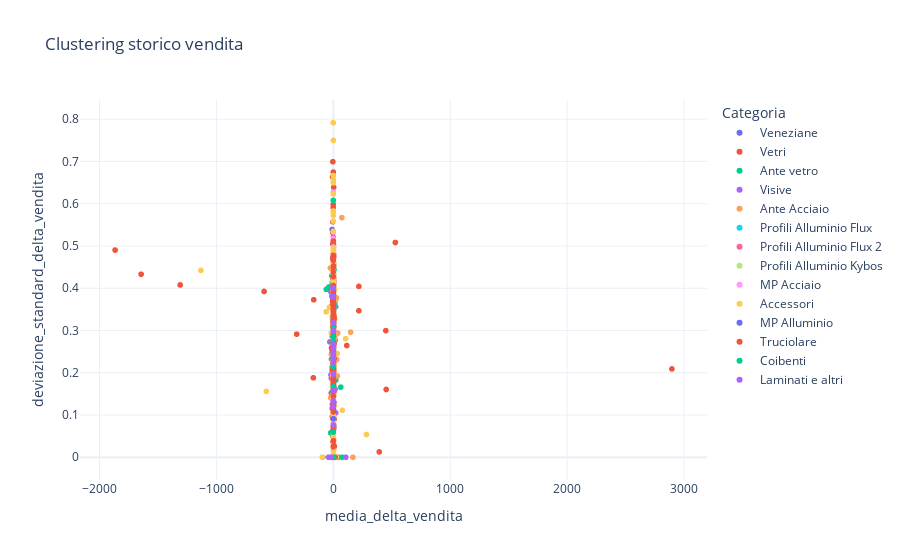

Write notebook code for a chart like this one.
### Code cell
# clustering storico vendita
fig = px.scatter(df_listino, x="media_delta_vendita", y="deviazione_standard_delta_vendita", color="Categoria", template="plotly_white", title="Clustering storico vendita")
fig.write_html("vista_listino/clustering_storico_vendita.html")
fig.show()

### Figure 1 — Plotly figure (JSON) as saved in the notebook; plotly's stock layout.template omitted (floating-point values rounded to 4 significant figures; data arrays with more than 128 entries replaced by an {"elided": "..."} marker saying what was removed)
{"data": [{"hovertemplate": "Categoria=Veneziane<br>media_delta_vendita=%{x}<br>deviazione_standard_delta_vendita=%{y}<extra></extra>", "legendgroup": "Veneziane", "marker": {"color": "#636efa", "symbol": "circle"}, "mode": "markers", "name": "Veneziane", "showlegend": true, "type": "scattergl", "x": [-1.853, -6.1, 2.151, 3.469, -5.628, -3.709, -3.96, -15.64, -1.634, 10.03, 3.284, -0.3675, -1.266, 5.23, 0.6133, -4.376, -4.582, -1.157, 1.315, -1.827, -9.58, -1.559, -2.271, -12.2, -10.37, -0.789], "xaxis": "x", "y": [0.2471, 0.4227, 0.2881, 0.1502, 0.1446, 0.3614, 0.3958, 0.2323, 0.2457, 0.1805, 0.422, 0.3975, 0.3409, 0.3192, 0.2706, 0.3733, 0.2582, 0.3156, 0.313, 0.4084, 0, 0.4065, 0.4323, 0.3562, 0.539, 0.264], "yaxis": "y"}, {"hovertemplate": "Categoria=Vetri<br>media_delta_vendita=%{x}<br>deviazione_standard_delta_vendita=%{y}<extra></extra>", "legendgroup": "Vetri", "marker": {"color": "#EF553B", "symbol": "circle"}, "mode": "markers", "name": "Vetri", "showlegend": true, "type": "scattergl", "x": {"elided": "551 float values"}, "xaxis": "x", "y": {"elided": "551 float values"}, "yaxis": "y"}, {"hovertemplate": "Categoria=Ante vetro<br>media_delta_vendita=%{x}<br>deviazione_standard_delta_vendita=%{y}<extra></extra>", "legendgroup": "Ante vetro", "marker": {"color": "#00cc96", "symbol": "circle"}, "mode": "markers", "name": "Ante vetro", "showlegend": true, "type": "scattergl", "x": [-1.297, -6.095, -8.383, -9.896, -3.412, -22.81, 19.13, null, -0.02667, -9.931, -7.607, 14.43, 7.9, 75.31, -12.94, -10.03, 5.8, 21.53, 2.972, 12.18, 2.014, 3.828, -0.3771, null, -8.667, -12.09, -92.13, -6.34, null, 1.397, 10.06, -34.08, null, 63.66, -9.912, -11.73, null, -38.44, 15.04, null, -60.5, 2.635, null], "xaxis": "x", "y": [0.3523, 0.2895, 0.2038, 0.4126, 0.4155, 0.05763, 0.3563, null, 0.1876, 0.2869, 0.2048, 0.2473, 0.2749, 0, 0.4298, 0.2079, 0.444, 0.1829, 0.2413, 0.3649, 0.4326, 0.1055, 0.3169, null, 0.447, 0.3582, 0, 0.2182, null, 0.3302, 0.1807, 0, null, 0.1659, 0.1549, 0.2318, null, 0.4029, 0.2769, null, 0.3972, 0.3685, null], "yaxis": "y"}, {"hovertemplate": "Categoria=Visive<br>media_delta_vendita=%{x}<br>deviazione_standard_delta_vendita=%{y}<extra></extra>", "legendgroup": "Visive", "marker": {"color": "#ab63fa", "symbol": "circle"}, "mode": "markers", "name": "Visive", "showlegend": true, "type": "scattergl", "x": [4.284, 7.495, -38.12, -9.397, -2.422, 5.068, 6.14, -41.64, 20.34, -0.944, null, 106.3, 13.8, 2.924, -7.847, -3.25, 14.83, -20.48, 6.58, -0.04833, -2, 1.99, 0.871, -17.11, null, 1.066, -20.09, -29.92, -2.87, 1.61], "xaxis": "x", "y": [0.3576, 0.2367, 0, 0.4043, 0.2889, 0.231, 0.1295, 0, 0.1051, 0.3513, null, 0, 0.161, 0.3002, 0.1487, 0.1834, 0.1609, 0.3912, 0.2116, 0.2672, 0.2741, 0.06805, 0.2176, 0.1869, null, 0.2689, 0.1951, 0.2729, 0.2187, 0.2643], "yaxis": "y"}, {"hovertemplate": "Categoria=Ante Acciaio<br>media_delta_vendita=%{x}<br>deviazione_standard_delta_vendita=%{y}<extra></extra>", "legendgroup": "Ante Acciaio", "marker": {"color": "#FFA15A", "symbol": "circle"}, "mode": "markers", "name": "Ante Acciaio", "showlegend": true, "type": "scattergl", "x": [14.32, null, 7.173, 34.18, null, null, null, -1.889, 26.45, 72.8, 147.2, -17.41, 38.13, 8.161, -23.89, -6.43, 29.41, 167.4, 17.99, -25.69, -2.328], "xaxis": "x", "y": [0.2869, null, 0.3763, 0.1922, null, null, null, 0.3716, 0.3771, 0.567, 0.2959, 0.244, 0.2938, 0.2766, 0.1409, 0.3073, 0.2313, 0, 0.3718, 0.4478, 0.2985], "yaxis": "y"}, {"hovertemplate": "Categoria=Profili Alluminio Flux<br>media_delta_vendita=%{x}<br>deviazione_standard_delta_vendita=%{y}<extra></extra>", "legendgroup": "Profili Alluminio Flux", "marker": {"color": "#19d3f3", "symbol": "circle"}, "mode": "markers", "name": "Profili Alluminio Flux", "showlegend": true, "type": "scattergl", "x": [null, 0.06, 0.425, null, 0.05857, -0.14, -0.188, 0.2244, -1.035, 0.92, 0.02556, -0.1075, 0.8222, -2.54, -0.08, -0.98, 0.81, -0.135, -1.063, 0.1414, null, null, null, -0.314, 0.5333, -0.385, -0.234], "xaxis": "x", "y": [null, 0.3953, 0.1633, null, 0.3019, 0.2158, 0.3089, 0.2975, 0.1159, 0, 0.1951, 0.3742, 0.3671, 0, 0.2758, 0, 0, 0.4912, 0.2916, 0.4444, null, null, null, 0.2873, 0.1163, 0.2347, 0.1285], "yaxis": "y"}, {"hovertemplate": "Categoria=Profili Alluminio Flux 2<br>media_delta_vendita=%{x}<br>deviazione_standard_delta_vendita=%{y}<extra></extra>", "legendgroup": "Profili Alluminio Flux 2", "marker": {"color": "#FF6692", "symbol": "circle"}, "mode": "markers", "name": "Profili Alluminio Flux 2", "showlegend": true, "type": "scattergl", "x": [0.029, 0.02, 0.5575, 0.5311, -0.00125, 0.21, null, 0.11, -0.22, -0.14, null, 0.2522], "xaxis": "x", "y": [0.2939, 0, 0.2918, 0.3243, 0.3197, 0, null, 0.324, 0.2164, 0.2909, null, 0.3248], "yaxis": "y"}, {"hovertemplate": "Categoria=Profili Alluminio Kybos<br>media_delta_vendita=%{x}<br>deviazione_standard_delta_vendita=%{y}<extra></extra>", "legendgroup": "Profili Alluminio Kybos", "marker": {"color": "#B6E880", "symbol": "circle"}, "mode": "markers", "name": "Profili Alluminio Kybos", "showlegend": true, "type": "scattergl", "x": [0.1, 0.1083, -0.1114, 0.01, 3.35, -0.34, 0.2333, null, 0.4714, 0.03, 0.1, 0.008, -0.3367, -0.1367, 0.07286, -1.6, 0.2075, 0.2529, 0.2687, -0.3313, 0.02556, -0.0825, 0.2575, 0.2371, -0.055, -0.06, -1.36, 0.2933, 0.023], "xaxis": "x", "y": [0.2588, 0.2465, 0.4525, 0.346, 0, 0.1715, 0.3494, null, 0.3258, 0.3464, 0.2796, 0.324, 0.2545, 0.4086, 0.293, 0, 0.2386, 0.2666, 0.2204, 0.4027, 0.2364, 0.3723, 0.2566, 0.3284, 0.01605, 0.3767, 0, 0.2611, 0.4549], "yaxis": "y"}, {"hovertemplate": "Categoria=MP Acciaio<br>media_delta_vendita=%{x}<br>deviazione_standard_delta_vendita=%{y}<extra></extra>", "legendgroup": "MP Acciaio", "marker": {"color": "#FF97FF", "symbol": "circle"}, "mode": "markers", "name": "MP Acciaio", "showlegend": true, "type": "scattergl", "x": {"elided": "158 float values"}, "xaxis": "x", "y": {"elided": "158 float values"}, "yaxis": "y"}, {"hovertemplate": "Categoria=Accessori<br>media_delta_vendita=%{x}<br>deviazione_standard_delta_vendita=%{y}<extra></extra>", "legendgroup": "Accessori", "marker": {"color": "#FECB52", "symbol": "circle"}, "mode": "markers", "name": "Accessori", "showlegend": true, "type": "scattergl", "x": {"elided": "422 float values"}, "xaxis": "x", "y": {"elided": "422 float values"}, "yaxis": "y"}, {"hovertemplate": "Categoria=MP Alluminio<br>media_delta_vendita=%{x}<br>deviazione_standard_delta_vendita=%{y}<extra></extra>", "legendgroup": "MP Alluminio", "marker": {"color": "#636efa", "symbol": "circle"}, "mode": "markers", "name": "MP Alluminio", "showlegend": true, "type": "scattergl", "x": [-0.018, 0.305, 1.665, 0.2012, null, -0.1683, 0.1433, -0.21, 0.0275], "xaxis": "x", "y": [0.3526, 0.3305, 0.07455, 0.2847, null, 0.09112, 0.1316, 0.2575, 0.3226], "yaxis": "y"}, {"hovertemplate": "Categoria=Truciolare<br>media_delta_vendita=%{x}<br>deviazione_standard_delta_vendita=%{y}<extra></extra>", "legendgroup": "Truciolare", "marker": {"color": "#EF553B", "symbol": "circle"}, "mode": "markers", "name": "Truciolare", "showlegend": true, "type": "scattergl", "x": {"elided": "148 float values"}, "xaxis": "x", "y": {"elided": "148 float values"}, "yaxis": "y"}, {"hovertemplate": "Categoria=Coibenti<br>media_delta_vendita=%{x}<br>deviazione_standard_delta_vendita=%{y}<extra></extra>", "legendgroup": "Coibenti", "marker": {"color": "#00cc96", "symbol": "circle"}, "mode": "markers", "name": "Coibenti", "showlegend": true, "type": "scattergl", "x": [-0.023, 0.2733, 0.4043, 0.164, 0.1444, -0.5275, 1.54, 2.3, 0.516, 0.4888, 0.5257, -0.7667, null, -0.625, 0.87], "xaxis": "x", "y": [0.2426, 0.2853, 0.167, 0.3001, 0.2742, 0.3054, 0, 0, 0.2149, 0.38, 0.2435, 0.05944, null, 0.608, 0], "yaxis": "y"}, {"hovertemplate": "Categoria=Laminati e altri<br>media_delta_vendita=%{x}<br>deviazione_standard_delta_vendita=%{y}<extra></extra>", "legendgroup": "Laminati e altri", "marker": {"color": "#ab63fa", "symbol": "circle"}, "mode": "markers", "name": "Laminati e altri", "showlegend": true, "type": "scattergl", "x": [-17.38, 2.012, 0.65, -0.01857, 0.1589, -0.4988, -0.093, -0.3157, -13.22, -5.89, 0.3544, -0.04778, 0.41, 0.1557, -0.31, -2.81, -1.184, 0.9567, -0.2478], "xaxis": "x", "y": [0, 0.2663, 0.318, 0.2995, 0.246, 0.2388, 0.1979, 0.2576, 0.3811, 0.1199, 0.223, 0.2976, 0.1589, 0.1965, 0.133, 0.38, 0.3996, 0.2316, 0.07649], "yaxis": "y"}], "layout": {"legend": {"title": {"text": "Categoria"}, "tracegroupgap": 0}, "title": {"text": "Clustering storico vendita"}, "xaxis": {"anchor": "y", "domain": [0, 1], "title": {"text": "media_delta_vendita"}}, "yaxis": {"anchor": "x", "domain": [0, 1], "title": {"text": "deviazione_standard_delta_vendita"}}}}
